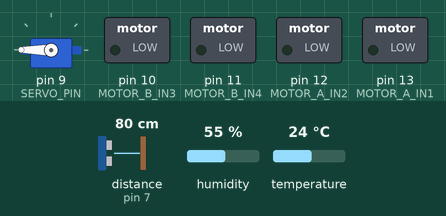
Simulated run of this sketch. Board: Arduino Uno, built with avr-gcc and run on an emulated ATmega328P. Shown: servo, switched loads named in the sketch (green lamp = pin HIGH). Wiring (inferred from the names in the program): ultrasonic range finder: trigger pin 5; echo pin 7. The test bench sets the inputs (shaded band); at power-on: distance to the obstacle (sensor on pin 7) 80 cm, humidity 55 %, temperature 24 °C. The echo pulse lasts 58.3 µs per cm; pins used as bus, display or sensor lines are not drawn; what the sketch prints to the serial monitor is not drawn.

Above: at 2.1 s.
3.8 s: distance to the obstacle (sensor on pin 7) set to 2 cm
At 4.3 s:
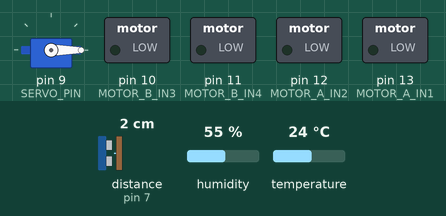
8.5 s: distance to the obstacle (sensor on pin 7) set to 7 cm
15.9 s: distance to the obstacle (sensor on pin 7) set to 10 cm
26.4 s: distance to the obstacle (sensor on pin 7) set to 18 cm
29.9 s: distance to the obstacle (sensor on pin 7) set to 250 cm
At 30.07 s:
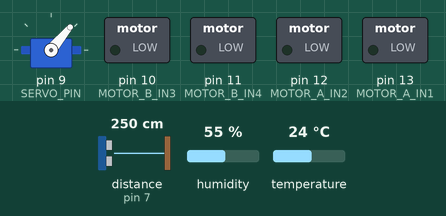
Timing chart, 0 to 34.4 s (numbered marks = the images above; inputs shaded):
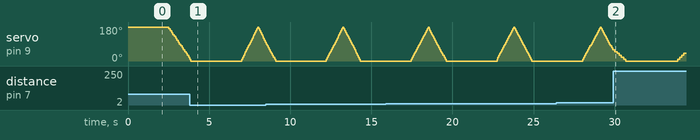

The sketch:

robot_physical.ino
```cpp
/*
 * Heat Mapping Robot — Physical
 * ───────────────────────────────────────────────────────────────────────────
 * Target: Arduino Uno R3 (AVR) or Arduino Uno Q (Zephyr)
 *
 * MODES:
 *   BACKEND_MODE=1 (default): Connects to Python backend via USB Serial.
 *     Backend runs: OccupancyGrid (SLAM), path planning, thermal exploration,
 *     hot/cold spot detection. Arduino sends sensor JSON, receives F/B/L/R/S.
 *
 *   BACKEND_MODE=0: Standalone onboard planner (no backend).
 *
 * Hardware:
 *   - HC-SR04: TRIG 5, ECHO 7
 *   - 180° servo: pin 9 (-90°=left, 0°=forward, +90°=right)
 *   - DHT11: pin 8 (temp/humidity for thermal mapping)
 *   - L298N motors: A=13,12  B=10,11
 *
 * Backend: Run with SERIAL_PORT=COMx (Windows) or /dev/ttyACM0 (Linux)
 *   cd backend && SERIAL_PORT=COM3 python main.py
 */

#define BACKEND_MODE 1   // 1 = Python backend (SLAM, occupancy grid, thermal), 0 = standalone
#define DEBUG_CMD 0      // 1 = print cmd to Serial (disable when backend connected - avoids polluting JSON stream)

#include <DHT.h>

#if defined(__AVR__)
  #include <Servo.h>
  #define USE_ZEPHYR_SERVO 0
#elif defined(__ZEPHYR__)
  #define USE_ZEPHYR_SERVO 1
#else
  #include <Servo.h>
  #define USE_ZEPHYR_SERVO 0
#endif

#if BACKEND_MODE
#include <ArduinoJson.h>  // Install via Library Manager if needed
#endif

// ── Pins ───────────────────────────────────────────────────────────────────
#define TRIG_PIN        5
#define ECHO_PIN        7
#define SERVO_PIN       9
#define DHT_PIN         8
#define MOTOR_A_IN1     13
#define MOTOR_A_IN2     12
#define MOTOR_B_IN3     10
#define MOTOR_B_IN4     11

// Servo: -90° (left) .. 0° (forward) .. +90° (right)
#define SERVO_AT_MIN    180
#define SERVO_AT_MAX    0
#define SWEEP_MIN_DEG   -90.0f
#define SWEEP_MAX_DEG    90.0f
#define SWEEP_STEP_DEG   10.0f
#define READINGS_MAX     20   // 19 steps -90..+90

// Path planner (standalone mode)
#define OBSTACLE_THRESHOLD_CM  25.0f
#define STUCK_THRESHOLD_CM     15.0f
#define WALL_TARGET_CM         30.0f
#define WALL_TOLERANCE_CM      8.0f
#define CONSECUTIVE_STUCK_FOR_SWEEP 3

#define SWEEP_BINS       12
#define DEFAULT_FAR_CM   150.0f
#define MAX_DISTANCE_CM  400.0f
#define MIN_DISTANCE_CM  2.0f
#define MICROSEC_PER_CM  58.2f
#define DISTANCE_OFFSET_CM 1.7f

#define MOVE_FORWARD_MS    500
#define TURN_15_MS         150
#define TURN_45_MS         400
#define TURN_90_MS         800
#define STOP_SAMPLE_MS     2000
#define STOP_SAMPLE_EVERY  10

#define ULTRASONIC_SAMPLES  5
#define MAX_VALID_CM        3000.0f
#define DHT_READ_INTERVAL_MS 2000
#define BACKEND_CMD_TIMEOUT_MS 3000

// ── Globals ─────────────────────────────────────────────────────────────────
#if !USE_ZEPHYR_SERVO
Servo sweepServo;
#endif
DHT dht(DHT_PIN, DHT11);

float sweep_cm[SWEEP_BINS];
float currentAngle = 0.0f;
bool sweepDirection = true;
float lastTempC = 20.0f;
float lastHumPct = 50.0f;
unsigned long lastDhtReadMs = 0;
unsigned long startTimeMs = 0;

#if BACKEND_MODE
struct PolarReading { float angle; float distance; };
PolarReading polarReadings[READINGS_MAX];
int polarCount = 0;
char backendCmd = 'F';  // Last command from backend (F=forward if no backend)
unsigned long lastBackendCmdMs = 0;
#else
int consecutiveObstacles = 0;
#endif

enum Phase {
  PHASE_COLLECT_SWEEP,
  PHASE_DECIDE,
  PHASE_MOVE,
  PHASE_STOP_SAMPLE
};
Phase phase = PHASE_COLLECT_SWEEP;
unsigned long phaseStartMs = 0;
char pendingMotorCmd = 'S';
float pendingTurnDeg = 0.0f;
int moveCount = 0;

// ── Servo ──────────────────────────────────────────────────────────────────
int angleToServo(float deg) {
  return (int)(SERVO_AT_MIN + (deg - SWEEP_MIN_DEG) * (SERVO_AT_MAX - SERVO_AT_MIN) / (SWEEP_MAX_DEG - SWEEP_MIN_DEG));
}

void setServoAngle(float deg) {
#if USE_ZEPHYR_SERVO
  int pos = angleToServo(deg);
  if (pos < 0) pos = 0;
  if (pos > 180) pos = 180;
  int pulseUs = 1000 + (pos * 1000 / 180);
  digitalWrite(SERVO_PIN, HIGH);
  delayMicroseconds(pulseUs);
  digitalWrite(SERVO_PIN, LOW);
  delay(20);
#else
  sweepServo.write(angleToServo(deg));
#endif
}

// ── Ultrasonic ──────────────────────────────────────────────────────────────
static void sortFloat(float* arr, int n) {
  for (int i = 1; i < n; i++) {
    float v = arr[i];
    int j = i;
    while (j > 0 && arr[j - 1] > v) {
      arr[j] = arr[j - 1];
      j--;
    }
    arr[j] = v;
  }
}

float readDistanceCm() {
  digitalWrite(TRIG_PIN, LOW);
  delayMicroseconds(5);
  digitalWrite(TRIG_PIN, HIGH);
  delayMicroseconds(10);
  digitalWrite(TRIG_PIN, LOW);
  long duration = pulseIn(ECHO_PIN, HIGH, 30000);
  if (duration == 0) return 0.0f;
  return (float)duration / MICROSEC_PER_CM + DISTANCE_OFFSET_CM;
}

float readDistanceCmMedian(int samples) {
  float buf[8];
  if (samples > 8) samples = 8;
  if (samples < 3) samples = 3;
  int valid = 0;
  for (int i = 0; i < samples; i++) {
    float cm = readDistanceCm();
    if (cm >= MIN_DISTANCE_CM && cm <= MAX_DISTANCE_CM && cm > 0.0f && cm < MAX_VALID_CM) {
      buf[valid++] = cm;
    }
    delay(5);
  }
  if (valid == 0) return 0.0f;
  sortFloat(buf, valid);
  return buf[valid / 2];
}

// ── Motors ──────────────────────────────────────────────────────────────────
void motorSetup() {
  pinMode(MOTOR_A_IN1, OUTPUT);
  pinMode(MOTOR_A_IN2, OUTPUT);
  pinMode(MOTOR_B_IN3, OUTPUT);
  pinMode(MOTOR_B_IN4, OUTPUT);
  digitalWrite(MOTOR_A_IN1, LOW);
  digitalWrite(MOTOR_A_IN2, LOW);
  digitalWrite(MOTOR_B_IN3, LOW);
  digitalWrite(MOTOR_B_IN4, LOW);
}

void moveForward() {
  digitalWrite(MOTOR_A_IN1, LOW);
  digitalWrite(MOTOR_A_IN2, HIGH);
  digitalWrite(MOTOR_B_IN3, LOW);
  digitalWrite(MOTOR_B_IN4, HIGH);
}

void moveBackward() {
  digitalWrite(MOTOR_A_IN1, HIGH);
  digitalWrite(MOTOR_A_IN2, LOW);
  digitalWrite(MOTOR_B_IN3, HIGH);
  digitalWrite(MOTOR_B_IN4, LOW);
}

void turnLeft() {
  digitalWrite(MOTOR_A_IN1, LOW);
  digitalWrite(MOTOR_A_IN2, HIGH);
  digitalWrite(MOTOR_B_IN3, HIGH);
  digitalWrite(MOTOR_B_IN4, LOW);
}

void turnRight() {
  digitalWrite(MOTOR_A_IN1, HIGH);
  digitalWrite(MOTOR_A_IN2, LOW);
  digitalWrite(MOTOR_B_IN3, LOW);
  digitalWrite(MOTOR_B_IN4, HIGH);
}

void stopMotors() {
  digitalWrite(MOTOR_A_IN1, LOW);
  digitalWrite(MOTOR_A_IN2, LOW);
  digitalWrite(MOTOR_B_IN3, LOW);
  digitalWrite(MOTOR_B_IN4, LOW);
}

void applyMotorCmd(char cmd) {
  if (cmd == 'F') moveForward();
  else if (cmd == 'B') moveBackward();
  else if (cmd == 'L') turnLeft();
  else if (cmd == 'R') turnRight();
  else stopMotors();
}

// ── Sweep: collect polar readings + binned sweep ────────────────────────────
void initSweep() {
  for (int i = 0; i < SWEEP_BINS; i++)
    sweep_cm[i] = DEFAULT_FAR_CM;
#if BACKEND_MODE
  polarCount = 0;
#endif
}

void stepServoAndCollect() {
  currentAngle += sweepDirection ? SWEEP_STEP_DEG : -SWEEP_STEP_DEG;
  if (currentAngle >= SWEEP_MAX_DEG) {
    currentAngle = SWEEP_MAX_DEG;
    sweepDirection = false;
  } else if (currentAngle <= SWEEP_MIN_DEG) {
    currentAngle = SWEEP_MIN_DEG;
    sweepDirection = true;
  }
  setServoAngle(currentAngle);
  delay(30);

  float dist = readDistanceCmMedian(ULTRASONIC_SAMPLES);
  if (dist < MIN_DISTANCE_CM || dist > MAX_DISTANCE_CM || dist <= 0.0f) dist = DEFAULT_FAR_CM;

#if BACKEND_MODE
  if (polarCount < READINGS_MAX) {
    polarReadings[polarCount].angle = currentAngle;
    polarReadings[polarCount].distance = dist;
    polarCount++;
  }
#endif

  int bin = -1;
  if (currentAngle >= -15.0f && currentAngle <= 15.0f) bin = 0;
  else if (currentAngle <= -75.0f) bin = 3;
  else if (currentAngle >= 75.0f) bin = 9;
  if (bin >= 0) {
    if (sweep_cm[bin] >= DEFAULT_FAR_CM - 1.0f)
      sweep_cm[bin] = dist;
    else
      sweep_cm[bin] = 0.6f * sweep_cm[bin] + 0.4f * dist;
  }
}

bool sweepComplete() {
  static int stepCount = 0;
  static bool reachedMax = false;
  if (currentAngle >= SWEEP_MAX_DEG - 5.0f) reachedMax = true;
  stepCount++;
  int stepsOneWay = (int)((SWEEP_MAX_DEG - SWEEP_MIN_DEG) / SWEEP_STEP_DEG);
  bool done = reachedMax && (stepCount >= stepsOneWay);
  if (done) {
    stepCount = 0;
    reachedMax = false;
  }
  return done;
}

bool collectSweepStep() {
  stepServoAndCollect();
  return sweepComplete();
}

// ── Backend: send JSON, receive command ─────────────────────────────────────
#if BACKEND_MODE
// Arduino Uno has 2KB SRAM. StaticJsonDocument must fit in stack.
// 512 overflowed (corrupt at ~char 310). 384 + 8 readings keeps under capacity.
#define BACKEND_JSON_SIZE 384
#define BACKEND_READINGS_MAX 8

void sendBackendPayload() {
  StaticJsonDocument<BACKEND_JSON_SIZE> doc;
  doc["timestamp_ms"] = (long)(millis() - startTimeMs);
  if (!isnan(lastTempC)) doc["air_temp_c"] = round(lastTempC * 10) / 10.0;
  if (!isnan(lastHumPct)) doc["humidity_pct"] = round(lastHumPct * 10) / 10.0;

  JsonArray arr = doc.createNestedArray("readings");
  int n = min(polarCount, BACKEND_READINGS_MAX);
  for (int i = 0; i < n; i++) {
    float a = polarReadings[i].angle;
    float d = polarReadings[i].distance;
    if (!isnan(a) && !isinf(a) && !isnan(d) && !isinf(d)) {
      JsonObject r = arr.add<JsonObject>();
      r["angle"] = round(a * 10) / 10.0;
      r["distance"] = round(d * 10) / 10.0;
    }
  }

  if (doc.overflowed()) {
    doc.clear();
    doc["timestamp_ms"] = (long)(millis() - startTimeMs);
    doc.createNestedArray("readings");
  }

  String body;
  serializeJson(doc, body);
  Serial.println(body);
  Serial.flush();
}

char readBackendCommand() {
  unsigned long start = millis();
  while (millis() - start < BACKEND_CMD_TIMEOUT_MS) {
    if (Serial.available()) {
      char c = Serial.read();
      if (c == 'F' || c == 'B' || c == 'L' || c == 'R' || c == 'S') {
        lastBackendCmdMs = millis();
#if DEBUG_CMD
        Serial.print(F("<-cmd:"));
        Serial.println(c);
#endif
        return c;
      }
    }
    delay(10);
  }
#if DEBUG_CMD
  Serial.print(F("<-timeout, using:"));
  Serial.println(backendCmd);
#endif
  return backendCmd;  // Timeout: use last (or 'F' if never connected)
}
#endif

// ── Standalone path planner ──────────────────────────────────────────────────
#if !BACKEND_MODE
static int consecutiveObstacles = 0;

void plannerDecide(float* out_turn_deg, char* out_cmd) {
  float forward_cm = sweep_cm[0];
  float left_cm    = sweep_cm[3];
  float right_cm   = sweep_cm[9];
  if (forward_cm <= 0.0f || forward_cm > MAX_DISTANCE_CM) forward_cm = DEFAULT_FAR_CM;
  if (left_cm    <= 0.0f || left_cm    > MAX_DISTANCE_CM) left_cm    = DEFAULT_FAR_CM;
  if (right_cm   <= 0.0f || right_cm   > MAX_DISTANCE_CM) right_cm   = DEFAULT_FAR_CM;

  *out_turn_deg = 0.0f;
  *out_cmd = 'F';

  if (forward_cm < STUCK_THRESHOLD_CM) {
    consecutiveObstacles++;
    if (consecutiveObstacles >= CONSECUTIVE_STUCK_FOR_SWEEP) {
      consecutiveObstacles = 0;
      float best = sweep_cm[0];
      int bestIdx = 0;
      for (int i = 1; i < SWEEP_BINS; i++) {
        if (sweep_cm[i] > best) {
          best = sweep_cm[i];
          bestIdx = i;
        }
      }
      float bestAngle = bestIdx * 30.0f;
      if (bestAngle > 180.0f) bestAngle -= 360.0f;
      *out_turn_deg = bestAngle;
      *out_cmd = (bestAngle < 0) ? 'L' : 'R';
      return;
    }
  } else {
    consecutiveObstacles = 0;
  }

  if (forward_cm < OBSTACLE_THRESHOLD_CM) {
    if (left_cm > right_cm) {
      *out_turn_deg = -45.0f;
      *out_cmd = 'L';
    } else {
      *out_turn_deg = 45.0f;
      *out_cmd = 'R';
    }
    return;
  }

  float error = left_cm - WALL_TARGET_CM;
  if (error > WALL_TOLERANCE_CM) {
    *out_turn_deg = -15.0f;
    *out_cmd = 'L';
    return;
  }
  if (error < -WALL_TOLERANCE_CM) {
    *out_turn_deg = 15.0f;
    *out_cmd = 'R';
    return;
  }
  *out_cmd = 'F';
}

unsigned long turnDegToMs(float deg) {
  float a = (deg < 0) ? -deg : deg;
  if (a <= 20.0f) return TURN_15_MS;
  if (a <= 50.0f) return TURN_45_MS;
  return TURN_90_MS;
}
#endif

// ── Setup ───────────────────────────────────────────────────────────────────
void setup() {
  Serial.begin(115200);
  pinMode(TRIG_PIN, OUTPUT);
  pinMode(ECHO_PIN, INPUT);
  dht.begin();
  delay(2000);

#if USE_ZEPHYR_SERVO
  pinMode(SERVO_PIN, OUTPUT);
  digitalWrite(SERVO_PIN, LOW);
#else
  sweepServo.attach(SERVO_PIN);
#endif

  currentAngle = SWEEP_MIN_DEG;
  sweepDirection = true;
  setServoAngle(currentAngle);
  delay(500);
  motorSetup();
  initSweep();
  phase = PHASE_COLLECT_SWEEP;
  phaseStartMs = millis();
  startTimeMs = millis();

#if BACKEND_MODE
  Serial.println(F("Robot physical — BACKEND MODE: SLAM, occupancy grid, thermal"));
#else
  Serial.println(F("Robot physical — STANDALONE mode"));
#endif
}

// ── Main loop ───────────────────────────────────────────────────────────────
void loop() {
  unsigned long now = millis();

  if (now - lastDhtReadMs >= DHT_READ_INTERVAL_MS) {
    lastDhtReadMs = now;
    float t = dht.readTemperature();
    float h = dht.readHumidity();
    if (!isnan(t)) lastTempC = t;
    if (!isnan(h)) lastHumPct = h;
  }

#if BACKEND_MODE
  if (Serial.available()) {
    char c = Serial.read();
    if (c == 'F' || c == 'B' || c == 'L' || c == 'R' || c == 'S')
      backendCmd = c;
  }
#endif

  switch (phase) {
    case PHASE_COLLECT_SWEEP: {
      if (collectSweepStep()) {
#if BACKEND_MODE
        sendBackendPayload();
        pendingMotorCmd = readBackendCommand();
        backendCmd = pendingMotorCmd;
        pendingTurnDeg = (pendingMotorCmd == 'L') ? -45.0f : (pendingMotorCmd == 'R') ? 45.0f : 0.0f;
        phase = PHASE_MOVE;
        phaseStartMs = now;
#else
        phase = PHASE_DECIDE;
        phaseStartMs = now;
#endif
      }
      return;
    }

#if !BACKEND_MODE
    case PHASE_DECIDE: {
      float turnDeg;
      char cmd;
      plannerDecide(&turnDeg, &cmd);
      pendingMotorCmd = cmd;
      pendingTurnDeg = turnDeg;

      if (STOP_SAMPLE_EVERY > 0 && (moveCount % STOP_SAMPLE_EVERY) == 0 && moveCount > 0) {
        phase = PHASE_STOP_SAMPLE;
        phaseStartMs = now;
        stopMotors();
        Serial.println(F("STOP_SAMPLE"));
      } else {
        phase = PHASE_MOVE;
        phaseStartMs = now;
      }
      moveCount++;
      break;
    }
#endif

    case PHASE_STOP_SAMPLE: {
      stopMotors();
      if (now - phaseStartMs >= STOP_SAMPLE_MS) {
        phase = PHASE_COLLECT_SWEEP;
        initSweep();
      }
      return;
    }

    case PHASE_MOVE: {
      applyMotorCmd(pendingMotorCmd);
#if BACKEND_MODE
      unsigned long durationMs = (pendingMotorCmd == 'F') ? MOVE_FORWARD_MS
        : (pendingMotorCmd == 'B') ? MOVE_FORWARD_MS
        : (abs(pendingTurnDeg) <= 20) ? TURN_15_MS
        : (abs(pendingTurnDeg) <= 50) ? TURN_45_MS
        : TURN_90_MS;
#else
      unsigned long durationMs = (pendingMotorCmd == 'F') ? MOVE_FORWARD_MS : turnDegToMs(pendingTurnDeg);
#endif
      if (now - phaseStartMs >= durationMs) {
        stopMotors();
        phase = PHASE_COLLECT_SWEEP;
        initSweep();
      }
      return;
    }
  }
}
```
